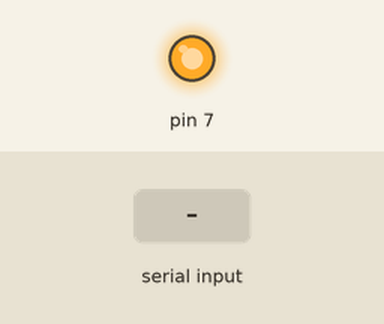
Bench run of a sketch on a simulated Arduino Uno, built with avr-gcc and run on an emulated ATmega328P. Shown: output pins drawn as LEDs (lit = HIGH). The inputs (shaded band) are chosen by the test bench.

Above: at 1.2 s.
1.3 s: "1" received over Serial
At 1.6 s:
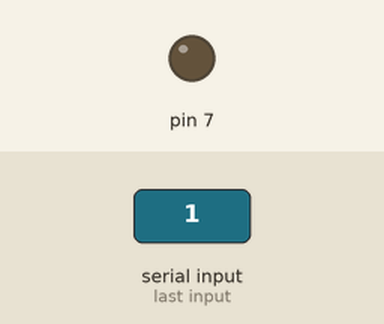
Timing chart, 0 to 7.8 s (numbered marks = the images above; inputs shaded):
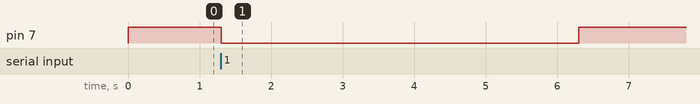

The sketch:

arduino_controller_program.ino
```cpp
void setup(){
  Serial.begin(9600);
  pinMode(7, OUTPUT);//设置13号端口作为输出端口
  digitalWrite(7,HIGH);//让灯开始时无
}
char var;
void loop(){
  digitalWrite(7,HIGH);//让灯开始时无
  while(Serial.available()>0)//当有信号的时候
  {
    var=Serial.read();
    if(var=='0'){//传过来的是0，即不工作
      digitalWrite(7,HIGH);
//      delay(5000); //5s延迟，多放点
    }
    if(var=='1'){//传过来的是1，即工作
      digitalWrite(7,LOW);
      delay(5000);
    }
  }
}
```

Measured:
- after the input at 1.3 s, pin 7: HIGH → LOW at once, → HIGH 5.0 s later
